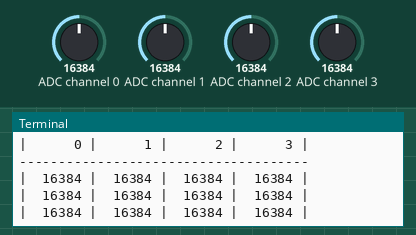
Simulated run of this program. Board: Raspberry Pi (BCM pin numbers). Shown: the last lines printed to the terminal. Inputs (shaded band) come from the test bench; at power-on: ADC channel 0 = 16384, ADC channel 1 = 16384, ADC channel 2 = 16384, ADC channel 3 = 16384 (analog values on the 0–32767 scale).

Above: at 1.2 s.
1.3 s: ADC channel 0 set to 9830
At 2.1 s:
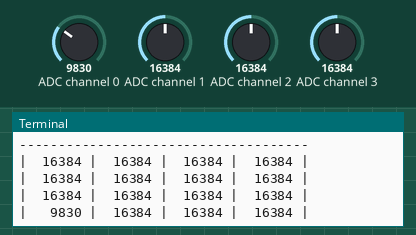
3.1 s: ADC channel 1 set to 9830
At 3.7 s:
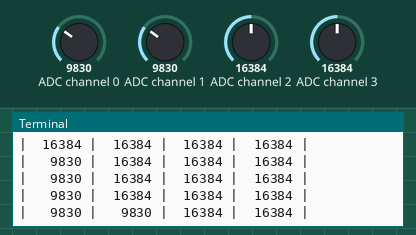
4.7 s: ADC channel 2 set to 9830
At 5.3 s:
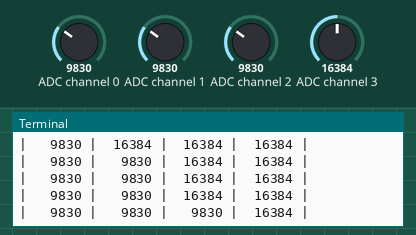
6.3 s: ADC channel 3 set to 9830
At 6.9 s:
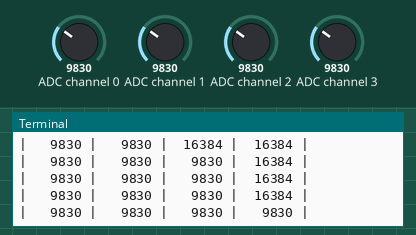
7.9 s: ADC channel 0 set to 983
At 8.5 s:
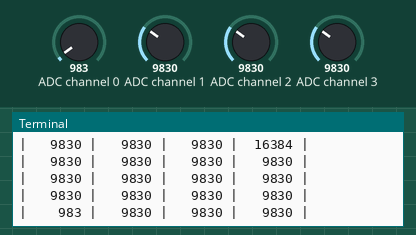
9.5 s: ADC channel 1 set to 983
At 10.1 s:
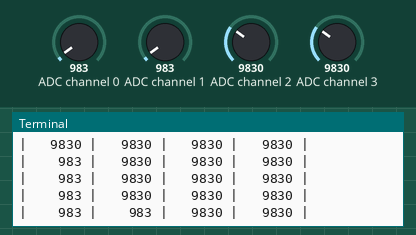

Measured:
- after the input at 1.3 s, the terminal: prints a new line after 0.35 s (image 1)
- after the input at 3.1 s, the terminal: prints a new line after 0.16 s (image 2)
- after the input at 4.7 s, the terminal: prints a new line after 0.17 s (image 3)
- after the input at 6.3 s, the terminal: prints a new line after 0.18 s (image 4)
- after the input at 7.9 s, the terminal: prints a new line after 0.18 s (image 5)
- after the input at 9.5 s, the terminal: prints a new line after 0.19 s (image 6)

The program:

simpletest.py
```python
import time
import Adafruit_ADS1x15

adc = Adafruit_ADS1x15.ADS1115()

GAIN = 1

print('Reading ADS1x15 values, press Ctrl-C to quit...')

print('| {0:>6} | {1:>6} | {2:>6} | {3:>6} |'.format(*range(4)))
print('-' * 37)

while True:
    values = [0]*4
    for i in range(4):
        values[i] = adc.read_adc(i, gain=GAIN)

    print('| {0:>6} | {1:>6} | {2:>6} | {3:>6} |'.format(*values))

    time.sleep(0.5)
```
